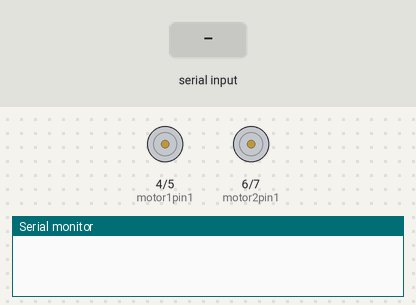
A sketch run on a simulated Arduino Uno, built with avr-gcc and run on an emulated ATmega328P. On the bench: motor-driver pin pairs drawn as motors (green arrow = first pin HIGH = forward, orange = second pin HIGH = backward, longer = more drive), the last lines printed to the serial monitor. Inputs (shaded band) come from the test bench.

Above: at 1.2 s.
1.3 s: "F" received over Serial
At 1.9 s:
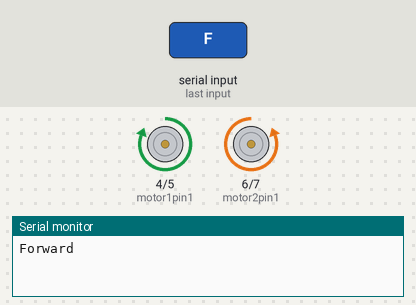
2.8 s: "L" received over Serial
At 4.0 s:
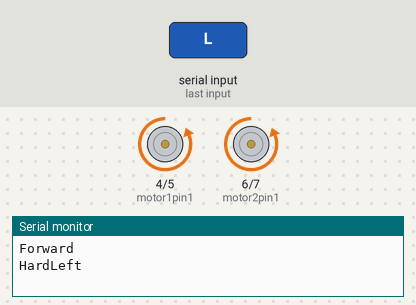
4.3 s: "B" received over Serial
At 5.3 s:
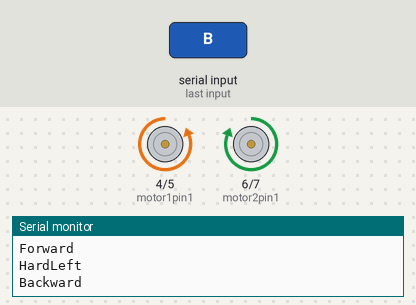
5.8 s: "R" received over Serial
At 6.5 s:
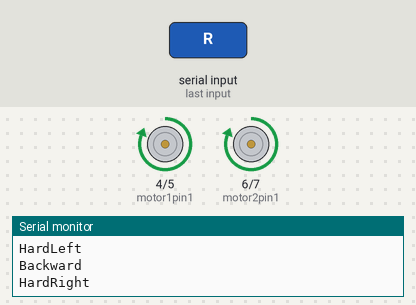
Timing chart, 0 to 8.8 s (numbered marks = the images above; inputs shaded):
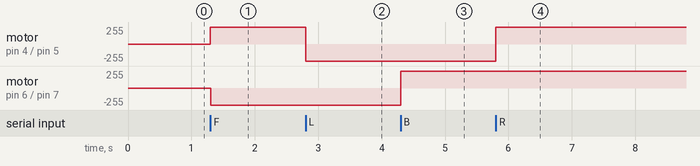

The sketch:

Forklift.ino
```cpp
//Use 2 motor drivers (L298n)
//1st motor driver is for vechile movement (Front wheel)
//1st motor driver is for vechile movement (Rear wheel)
//2nd motor driver is for forklift movement
//Project uses mechanum wheels

const int motor1pin1 = 4;
const int motor1pin2 = 5;
const int motor2pin1 = 6;
const int motor2pin2 = 7;
const int motor3pin1 = 8;
const int motor3pin2 = 9;
const int motor4pin1 = 10;
const int motor4pin2 = 11;


const int fork1 = 12;
const int fork2 = 13;

void setup()
{
  pinMode(motor1pin1, OUTPUT);
  pinMode(motor1pin2, OUTPUT);
  pinMode(motor2pin1, OUTPUT);
  pinMode(motor2pin2, OUTPUT);
  Serial.begin(9600);
}

void loop()
{


if (Serial.available()>0)
{  switch (Serial.read())
{
  case 'S':
    halt();
    Serial.println("Halt");
    break;
  case 'F':
    forward();
    Serial.println("Forward");
    break;
  case 'L':
    hardleft();
    Serial.println("HardLeft");
    break;
  case 'B':
    backward();
    Serial.println("Backward");
    break;
  case 'R':
    hardright();
    Serial.println("HardRight");
    break;
   case 'G':
    left();
    Serial.println("left");
   case 'H':
    left();
    Serial.println("left");
    break;
   case 'I':
    right();
    Serial.println("right");
   case 'J':
    right();
    Serial.println("right");
  case 'W':
    lift();
    Serial.println("Lift");
    break;
  case 'U':
    drop();
    Serial.println("Drop");
    break;
  default:
    halt();
    Serial.println("Halt");
    break;
}
}

}

void forward()
{
  digitalWrite(motor1pin1, HIGH);
  digitalWrite(motor1pin2, LOW);
  digitalWrite(motor2pin1, LOW);
  digitalWrite(motor2pin2, HIGH);
  digitalWrite(motor3pin1, HIGH);
  digitalWrite(motor3pin2, LOW);
  digitalWrite(motor4pin1, LOW);
  digitalWrite(motor4pin2, HIGH);
  delay(50);
}
void backward()
{
  digitalWrite(motor1pin1, LOW);
  digitalWrite(motor1pin2, HIGH);
  digitalWrite(motor2pin1, HIGH);
  digitalWrite(motor2pin2, LOW);
  digitalWrite(motor3pin1, LOW);
  digitalWrite(motor3pin2, HIGH);
  digitalWrite(motor4pin1, HIGH);
  digitalWrite(motor4pin2, LOW);
  delay(50);
}
void halt()
{
  digitalWrite(motor1pin1, LOW);
  digitalWrite(motor1pin2, LOW);
  digitalWrite(motor2pin1, LOW);
  digitalWrite(motor2pin2, LOW);
  digitalWrite(motor3pin1, LOW);
  digitalWrite(motor3pin2, LOW);
  digitalWrite(motor4pin1, LOW);
  digitalWrite(motor4pin2, LOW);
  digitalWrite(fork1, LOW);
  digitalWrite(fork2, LOW);
  delay(50);
}
void right()
{
  digitalWrite(motor1pin1, HIGH);
  digitalWrite(motor1pin2, LOW);
  digitalWrite(motor2pin1, HIGH);
  digitalWrite(motor2pin2, LOW);
  digitalWrite(motor3pin1, LOW);
  digitalWrite(motor3pin2, HIGH);
  digitalWrite(motor4pin1, LOW);
  digitalWrite(motor4pin2, HIGH);
  delay(50);
}
void left()
{
  digitalWrite(motor1pin1, LOW);
  digitalWrite(motor1pin2, HIGH);
  digitalWrite(motor2pin1, LOW);
  digitalWrite(motor2pin2, HIGH);
  digitalWrite(motor3pin1, HIGH);
  digitalWrite(motor3pin2, LOW);
  digitalWrite(motor4pin1, HIGH);
  digitalWrite(motor4pin2, LOW);
  delay(50);
}
void hardleft()
{
  digitalWrite(motor1pin1, LOW);
  digitalWrite(motor1pin2, HIGH);
  digitalWrite(motor2pin1, LOW);
  digitalWrite(motor2pin2, HIGH);
  digitalWrite(motor3pin1, LOW);
  digitalWrite(motor3pin2, HIGH);
  digitalWrite(motor4pin1, LOW);
  digitalWrite(motor4pin2, HIGH);
  delay(50);
}
void hardright()
{
  digitalWrite(motor1pin1, HIGH);
  digitalWrite(motor1pin2, LOW);
  digitalWrite(motor2pin1, HIGH);
  digitalWrite(motor2pin2, LOW);
  digitalWrite(motor3pin1, HIGH);
  digitalWrite(motor3pin2, LOW);
  digitalWrite(motor4pin1, HIGH);
  digitalWrite(motor4pin2, LOW);
  delay(50);
}
void lift ()
{
  digitalWrite(fork1, HIGH);
  digitalWrite(fork2, LOW);
  delay(50);
}
void drop ()
{
  digitalWrite(fork1, LOW);
  digitalWrite(fork2, HIGH);
  delay(50);
}
```

Measured:
- after the input at 1.3 s, motor on pin 4 (motor1pin1) / pin 5 (motor1pin2): stopped → forward 255/255 at once; motor on pin 6 (motor2pin1) / pin 7 (motor2pin2): stopped → backward 255/255 at once
- after the input at 2.8 s, motor on pin 4 (motor1pin1) / pin 5 (motor1pin2): forward 255/255 → backward 255/255 at once
- after the input at 4.3 s, motor on pin 6 (motor2pin1) / pin 7 (motor2pin2): backward 255/255 → forward 255/255 at once
- after the input at 5.8 s, motor on pin 4 (motor1pin1) / pin 5 (motor1pin2): backward 255/255 → forward 255/255 at once
